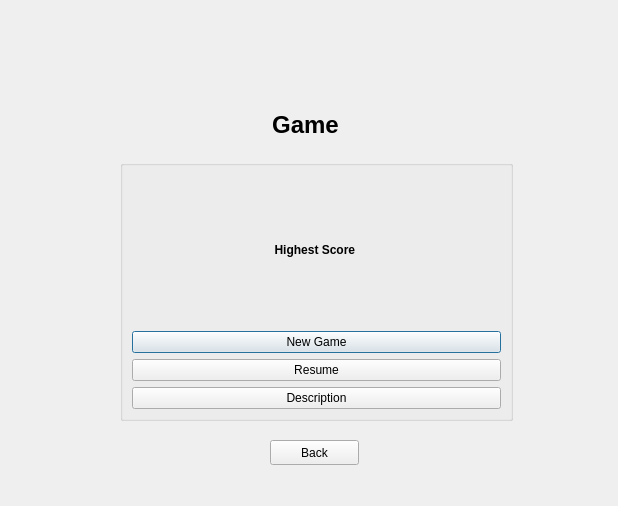
<?xml version="1.0" encoding="UTF-8"?>
<ui version="4.0">
 <class>Gamemenu</class>
 <widget class="QDialog" name="Gamemenu">
  <property name="geometry">
   <rect>
    <x>0</x>
    <y>0</y>
    <width>618</width>
    <height>506</height>
   </rect>
  </property>
  <property name="windowTitle">
   <string>Dialog</string>
  </property>
  <widget class="QGroupBox" name="groupBox_2">
   <property name="geometry">
    <rect>
     <x>120</x>
     <y>160</y>
     <width>393</width>
     <height>261</height>
    </rect>
   </property>
   <property name="title">
    <string/>
   </property>
   <layout class="QGridLayout" name="gridLayout">
    <item row="0" column="0">
     <layout class="QVBoxLayout" name="verticalLayout">
      <item>
       <widget class="QLabel" name="highestScoreLabel">
        <property name="styleSheet">
         <string notr="true"/>
        </property>
        <property name="text">
         <string>&lt;html&gt;&lt;head/&gt;&lt;body&gt;&lt;p align=&quot;center&quot;&gt;&lt;span style=&quot; font-size:medium; font-weight:600;&quot;&gt;Highest Score &lt;/span&gt;&lt;/p&gt;&lt;/body&gt;&lt;/html&gt;</string>
        </property>
        <property name="alignment">
         <set>Qt::AlignCenter</set>
        </property>
       </widget>
      </item>
      <item>
       <widget class="QPushButton" name="newGameButton">
        <property name="text">
         <string>New Game</string>
        </property>
       </widget>
      </item>
      <item>
       <widget class="QPushButton" name="resumeGameButton">
        <property name="text">
         <string>Resume</string>
        </property>
       </widget>
      </item>
      <item>
       <widget class="QPushButton" name="descriptionButton">
        <property name="text">
         <string>Description</string>
        </property>
       </widget>
      </item>
     </layout>
    </item>
   </layout>
  </widget>
  <widget class="QLabel" name="gameLabel">
   <property name="geometry">
    <rect>
     <x>10</x>
     <y>100</y>
     <width>591</width>
     <height>51</height>
    </rect>
   </property>
   <property name="styleSheet">
    <string notr="true"/>
   </property>
   <property name="text">
    <string notr="true">&lt;html&gt;&lt;head/&gt;&lt;body&gt;&lt;p align=&quot;center&quot;&gt;&lt;span style=&quot; font-size:xx-large; font-weight:600;&quot;&gt;Game&lt;/span&gt;&lt;/p&gt;&lt;/body&gt;&lt;/html&gt;</string>
   </property>
   <property name="alignment">
    <set>Qt::AlignCenter</set>
   </property>
  </widget>
  <widget class="QPushButton" name="backButton">
   <property name="geometry">
    <rect>
     <x>270</x>
     <y>440</y>
     <width>89</width>
     <height>25</height>
    </rect>
   </property>
   <property name="text">
    <string>Back</string>
   </property>
  </widget>
 </widget>
 <resources/>
 <connections/>
</ui>
